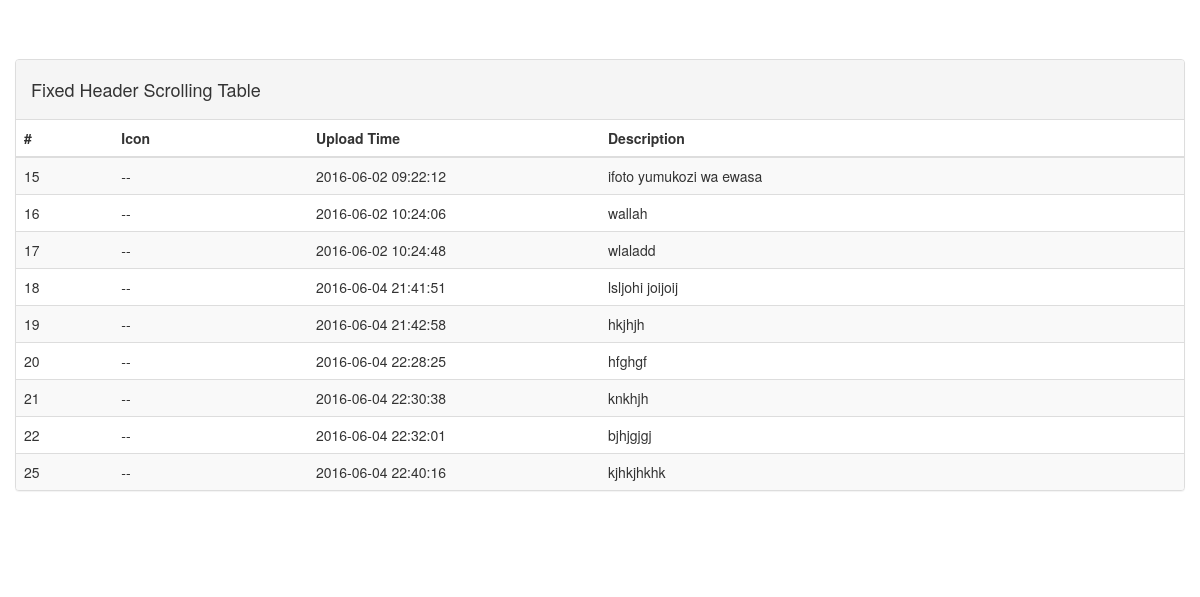
Page /select_doc.php on the committed database.
### tables this page shows
CREATE TABLE IF NOT EXISTS `upload_doc` (
  `id` int(11) NOT NULL AUTO_INCREMENT,
  `org_id` int(11) NOT NULL,
  `cat_id` int(11) NOT NULL,
  `Doc_name` varchar(80) DEFAULT NULL,
  `Doc_type` varchar(20) NOT NULL,
  `upl_time` timestamp NOT NULL DEFAULT CURRENT_TIMESTAMP,
  `description` varchar(250) DEFAULT NULL,
  `user_Id` int(11) NOT NULL,
  PRIMARY KEY (`id`)
);

### select_doc.php (the view, shortened to what this page needs)
<!DOCTYPE html>
<html>
<head>
<link rel="stylesheet" href="css/bootstrap/bootstrap.css">
</head>
<body>
<?php
include "dbconfig.php";
        $stmt = $DB_con->prepare("SELECT * FROM upload_doc");
	$count_stmt = $DB_con->prepare("SELECT count(*) total_num FROM upload_doc");
        $stmt->execute(array());
	$count_stmt->execute(array());
	$count_row=$count_stmt->fetch(PDO::FETCH_ASSOC);
if($count_row['total_num']==0){
	    echo "No document found";
	}else{
            echo "<div class='container-fluid' style='z-index: -100;'>
            <div class='row' style='margin: 5% 0;'>
                <div class='panel panel-default'>
                  <div class='panel-heading'>
                    <h4>
                      Fixed Header Scrolling Table
                    </h4>
                  </div>
                  <table class='table table-fixed table-striped'><thead>
                                  <tr><th class='col-xs-1'>#</th><th class='col-xs-2'>Icon</th><th class='col-xs-3'>Upload Time</th><th class='col-xs-6'>Description</th></thead><tbody>";
                                 while($row=$stmt->fetch(PDO::FETCH_ASSOC)) {
                                    echo "<tr>
                                            <td class='col-xs-1'>{$row['id']}</td>
                                            <td class='col-xs-2'>--</td>
                                            <td class='col-xs-3'>{$row['upl_time']}</td>";
                                    echo"<td class='col-xs-6'>{$row['description']}</td>";
                                 }
              echo "</tbody></table></div>
            </div>
          </div>";
        }
?>
</body>
</html>

### rows in the picture
upload_doc: id "15", upl_time "2016-06-02 09:22:12", description "ifoto yumukozi wa ewasa"
upload_doc: id "16", upl_time "2016-06-02 10:24:06", description "wallah"
upload_doc: id "17", upl_time "2016-06-02 10:24:48", description "wlaladd"
upload_doc: id "18", upl_time "2016-06-04 21:41:51", description "lsljohi joijoij"
upload_doc: id "19", upl_time "2016-06-04 21:42:58", description "hkjhjh"
upload_doc: id "20", upl_time "2016-06-04 22:28:25", description "hfghgf"
upload_doc: id "21", upl_time "2016-06-04 22:30:38", description "knkhjh"
upload_doc: id "22", upl_time "2016-06-04 22:32:01", description "bjhjgjgj"
upload_doc: id "25", upl_time "2016-06-04 22:40:16", description "kjhkjhkhk"
